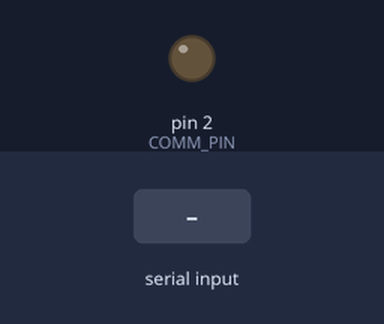
The sketch below on a simulated Arduino Leonardo, built with avr-gcc and run on an emulated ATmega32U4. On the bench: output pins drawn as LEDs (lit = HIGH). The test bench sets the inputs (shaded band). What the sketch prints to the serial monitor is not drawn.

Above: at 2.2 s.
2.3 s: "1" received over Serial
At 4.7 s:
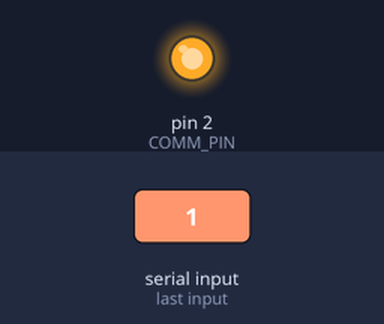
6.3 s: "2" received over Serial
At 7.8 s:
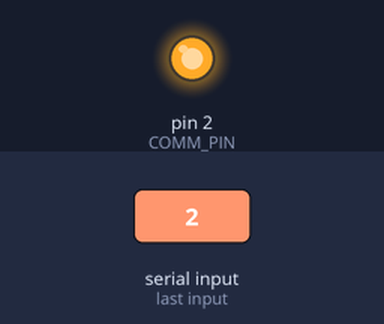
Timing chart, 0 to 9.3 s (numbered marks = the images above; inputs shaded):
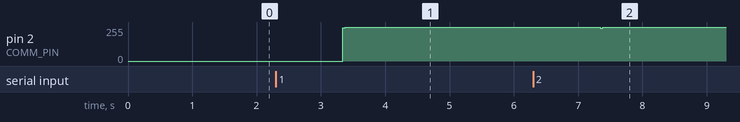

The sketch:

write_to_python_nov_11.ino
```cpp
/*
  gets what python sent in from USB, and prints it to serial monitor
  ref write_serial_out.py
*/
//#include <Wire.h>
//#include <string.h>
const uint8_t COMM_PIN = 2; //pin to transmit on
const uint8_t PERIOD = 104; //period = 1/baud *1000000

void setup() {
  Serial.begin(9600); //USB
  Serial1.begin(9600); //Serial output or something
  pinMode(COMM_PIN, OUTPUT);
  delay(1000);
  Serial.println("Starting");
  bool good = false;
  uint32_t start = millis();
}
byte incomingBytes[10];
void loop() {
  //  Serial.println("HIHI");
  //  delay(1000);
  if (Serial.available() > 0) {
    memset(incomingBytes, 0, 10); // make all output high=255? or make it zero?
    Serial.readBytes(incomingBytes, 2);
    serial_bitbang(incomingBytes, 2);
    delay(4);
  }
  if (Serial1.available()) {
    Serial.write(Serial1.read());   // read it and send it out Serial (USB)
  }
}

void serial_bitbang(uint8_t* invals, int length) {
  for (uint16_t i = 0; i < length; i++) {
    //start bit
    uint32_t comm = micros();
    digitalWrite(COMM_PIN, 0);
    //Serial.print(invals[i]);
    while (micros() - comm < PERIOD); //start bit
    comm = micros();
    uint16_t val = (uint8_t)(invals[i]);
    //val/=16;
    for (uint16_t j = 0; j < 8; j++) {
      if (val % 2) {
        digitalWrite(COMM_PIN, 1);
      } else {
        digitalWrite(COMM_PIN, 0);
      }
      val /= 2;  //right shift
      while (micros() - comm < PERIOD); //data bit
      comm = micros();
    }

    digitalWrite(COMM_PIN, 1);
    while (micros() - comm < PERIOD); //stop bit
    //delay(3); // if >2, then becomes 1 byte wait
  }
}
```

Measured:
- after the input at 2.3 s, pin 2 (COMM_PIN): 0/255 → 255/255 after 1.0 s
- after the input at 6.3 s, pin 2 (COMM_PIN): 255/255 → 247/255 after 1.0 s, → 255/255 0.04 s later
